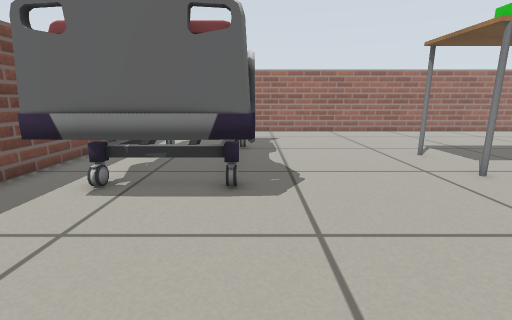
[1] (above)

16 first-person views from a walk through a Gazebo world. The camera is 0.51 m above the floor, tilts 12° down and sees 85° across. The lines on the ground mark 1 m squares. The floor is counted in squares, 0.25 m on a side. Each view is taken from the middle of a square. On the plan, view 1 faces up. The plan holds only what a view shows up to about 16 squares ahead; the rest is blank. Some surface patterns are stand-ins.

[2]
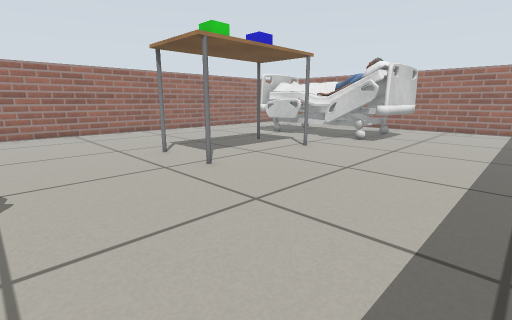

[3]
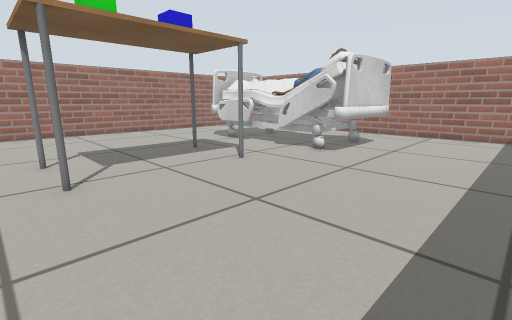

[4]
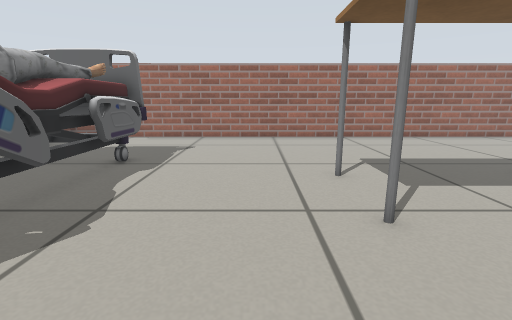

[5]
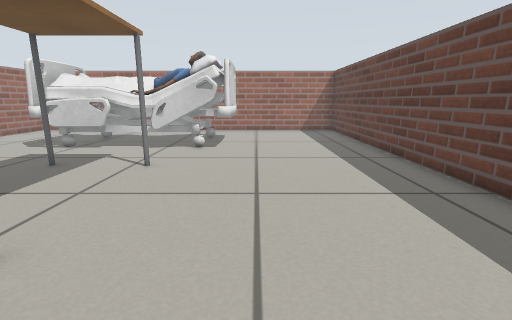

[6]
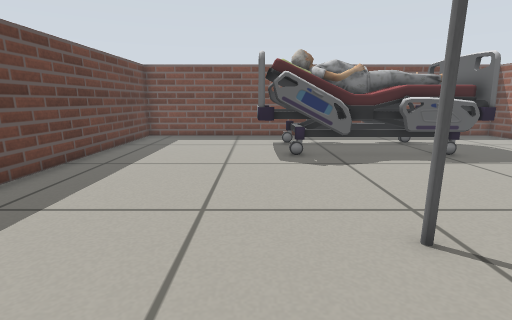

[7]
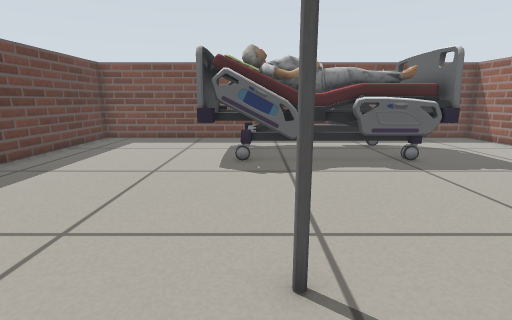

[8]
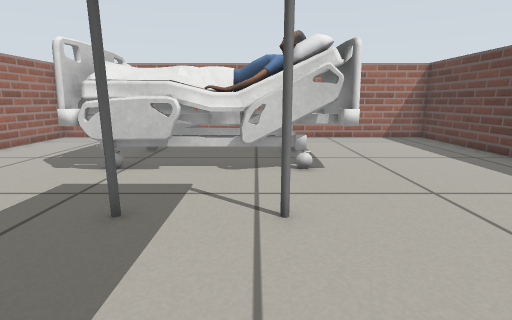

[9]
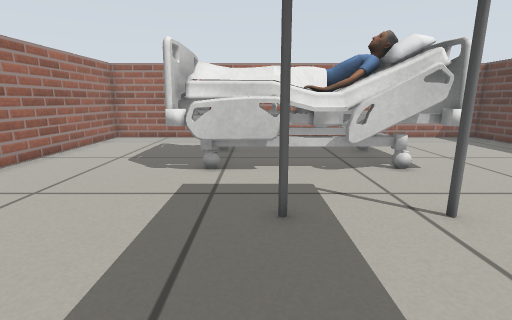

[10]
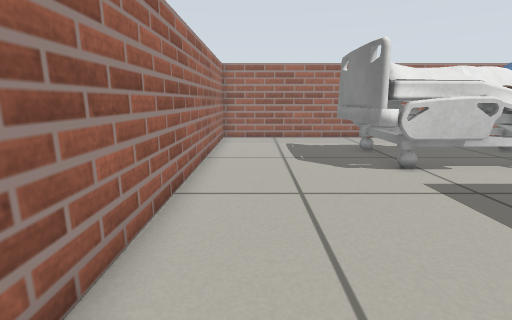

[11]
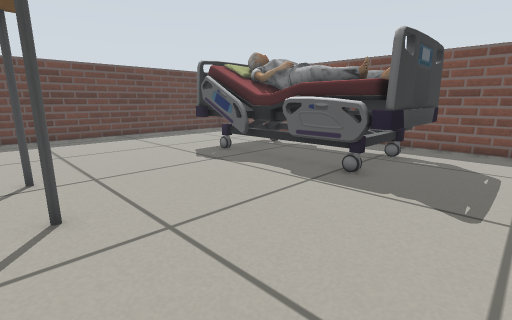

[12]
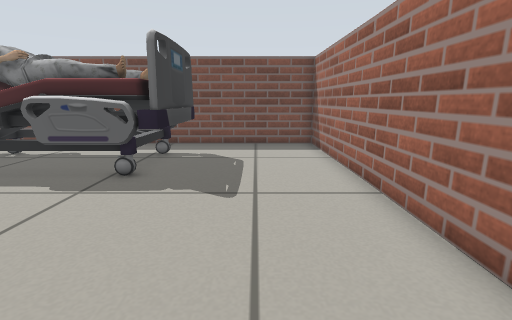

[13]
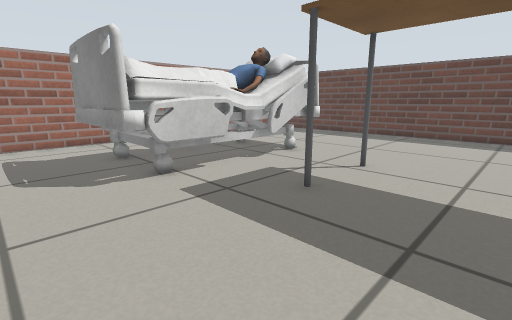

[14]
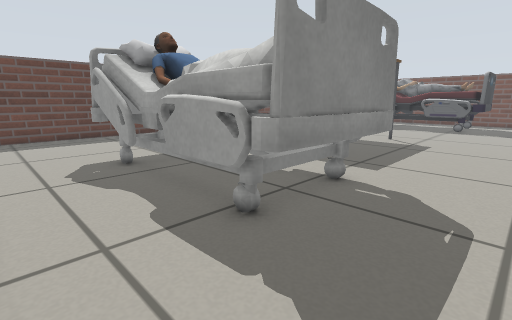

[15]
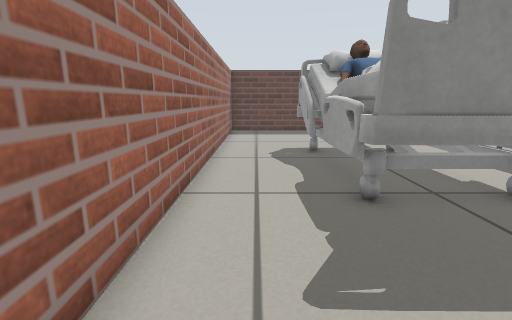

[16]
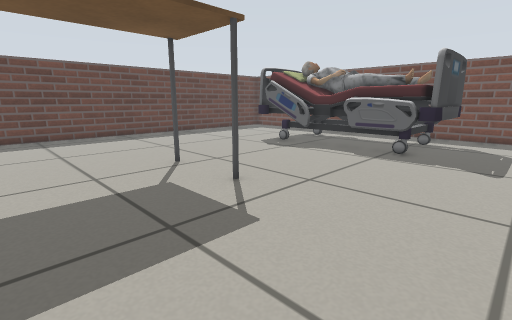

### Floor plan
Ten units are one square. View 1 is at (0, 0); x grows to the right and y downward. Boxes are objects, and circles mark ways between rooms. Rooms are numbered by the first view taken in them; rooms with no view inside come last. Other rooms are left out.
<svg viewBox="-69 -193 301 211">
<path fill="none" stroke="#000" d="M-64 -44 -64 13 227 13 227 -188 -64 -188 -64 -116M-64 -116 -64 -44"/>
<rect x="-45" y="-145" width="50" height="100" fill="#bbb"><title>person</title></rect>
<rect x="55" y="-75" width="10" height="10" fill="#bbb"><title>table</title></rect>
<rect x="55" y="-115" width="10" height="10" fill="#bbb"><title>table</title></rect>
<rect x="115" y="-75" width="10" height="10" fill="#bbb"><title>table</title></rect>
<rect x="115" y="-115" width="10" height="10" fill="#bbb"><title>table</title></rect>
<rect x="145" y="-145" width="50" height="100" fill="#bbb"><title>bed</title></rect>
<circle cx="-50" cy="-120" r="3" fill="#2a7"/>
<circle cx="-50" cy="-40" r="3" fill="#2a7"/>
<text x="90" y="-90">1</text>
<text x="-50" y="-90">2</text>
</svg>
Room 1 opens to room 2.

Where each view was taken, in squares from view 1:
view 1: 0 up, 0 right, facing up
view 2: 0 up, 1 right, facing up-right
view 3: 0 up, 5 right, facing up-right
view 4: 3 up, 4 right, facing up
view 5: 4 up, 3 right, facing right
view 6: 5 up, 10 right, facing left
view 7: 7 up, 9 right, facing left
view 8: 8 up, 7 right, facing right
view 9: 11 up, 7 right, facing right
view 10: 17 up, 7 right, facing right
view 11: 16 up, 7 right, facing down-left
view 12: 16 up, 7 right, facing left
view 13: 16 up, 8 right, facing down-right
view 14: 16 up, 22 right, facing down-left
view 15: 18 up, 21 right, facing down
view 16: 16 up, 11 right, facing down-left
